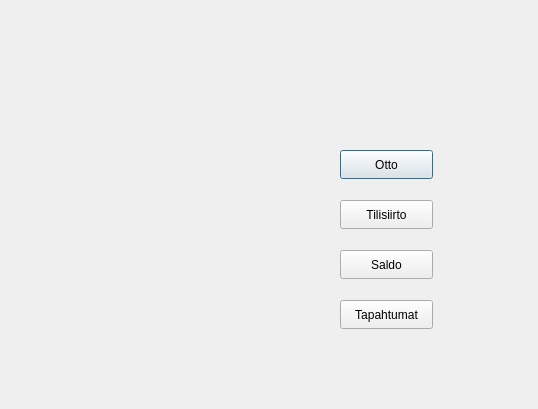
<?xml version="1.0" encoding="UTF-8"?>
<ui version="4.0">
 <class>Valitse</class>
 <widget class="QDialog" name="Valitse">
  <property name="geometry">
   <rect>
    <x>0</x>
    <y>0</y>
    <width>538</width>
    <height>409</height>
   </rect>
  </property>
  <property name="windowTitle">
   <string>Dialog</string>
  </property>
  <widget class="QPushButton" name="btnOtto">
   <property name="geometry">
    <rect>
     <x>340</x>
     <y>150</y>
     <width>93</width>
     <height>29</height>
    </rect>
   </property>
   <property name="text">
    <string>Otto</string>
   </property>
  </widget>
  <widget class="QPushButton" name="pushButton_2">
   <property name="geometry">
    <rect>
     <x>340</x>
     <y>250</y>
     <width>93</width>
     <height>29</height>
    </rect>
   </property>
   <property name="text">
    <string>Saldo</string>
   </property>
  </widget>
  <widget class="QPushButton" name="btnTapahtumat">
   <property name="geometry">
    <rect>
     <x>340</x>
     <y>300</y>
     <width>93</width>
     <height>29</height>
    </rect>
   </property>
   <property name="text">
    <string>Tapahtumat</string>
   </property>
  </widget>
  <widget class="QPushButton" name="btnSiirto">
   <property name="geometry">
    <rect>
     <x>340</x>
     <y>200</y>
     <width>93</width>
     <height>29</height>
    </rect>
   </property>
   <property name="text">
    <string>Tilisiirto</string>
   </property>
  </widget>
 </widget>
 <resources/>
 <connections/>
</ui>
